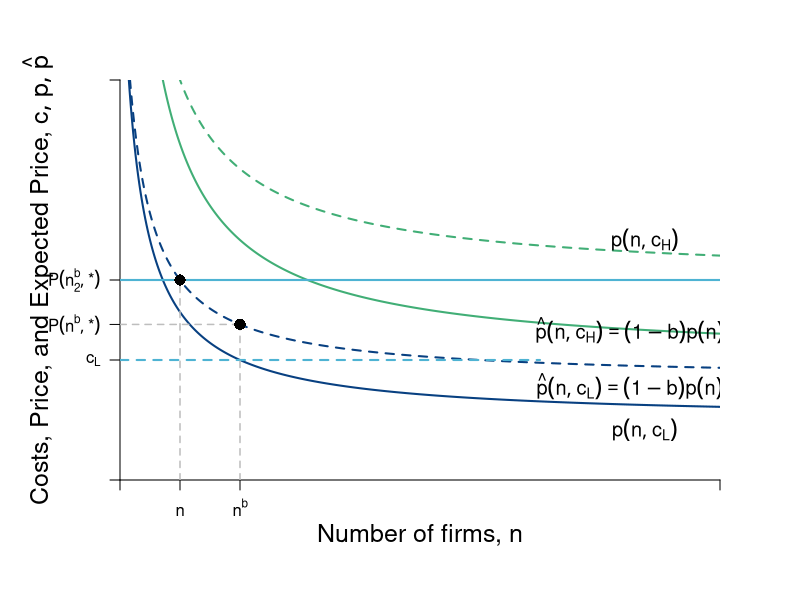

Generate this figure with R:
# TO DO
# Troubleshoot points not showing up ---> Have infinite value nested
# Troubleshoot points label ---> equal infinity
# For labeling, reference LRn_Dec_BTE.R

require(shape)
pdf(file = "competitionmarkets/LRn_Dec_Costs.pdf", width = 9, height = 7)

#Set parameters for graphics
axislabelsize <- 1.5
labelsize <- 1.2
graphlinewidth <- 2
segmentlinewidth <- 1.5

COL <- c("#7fc97f", "#beaed4", "#fdc086", "#ffff99", "#386cb0", "#f0027f", "#bf5b17", "#666666")
COLA <- c("#e0f3db", "#99d8c9","#66c2a4","#41ae76", "#238b45", "#005824")
COLB <- c("#c6dbef", "#4eb3d3", "#2b8cbe", "#0868ac","#084081")
COLC <- c("#fcfbfd", "#efedf5", "#dadaeb", "#bcbddc", "#9e9ac8", "#807dba", "#6a51a3", "#54278f", "#3f007d")

par(mar =  c(6, 6, 4, 4))

# Levels for the barriers to entry specified here
barriers <- c(0.2, 0.5, 0.71)
# Cost Levels
costs <- c(6, 10)

# ----
# Functions
Profit <- function(n, pbar = 60, c = costs[2], beta = 0.5) {
  (pbar - c)^2 / (((n + 1)^2)*beta)
}

totaln <- function(pi, pbar = 60, c = costs[2], beta = 0.5){
  (pbar - c)/(sqrt(pi*beta)) - 1
}

cournotPrice <- function(n, pbar = 60, c = costs[2]) {
  c + (1/(n+1))*(pbar - c)
}

# Barriers to entry
bte <- function(n, b = 0) {
  cournotPrice(n)*(1-b)
}

# Hack function that gets around nested function scope error 
bte_unnested <- function(n, pbar = 60, c, b = 0){
  (c + (1/(n+1))*(pbar - c))*(1 - b)
}

nstar <- function(b, pbar = 60, c = costs[2]){
  (pbar*(1 - b) - c) / (b*c)
}

# ---- 
xlims <- c(0, 40) 
ylims <- c(0, 20)

plot(0, 0, xlim = xlims, ylim = ylims, type = "n",
     xlab = expression(paste("")),
     ylab = expression(paste("")), 
     xaxt = "n", 
     yaxt = "n", 
     cex.lab = axislabelsize, 
     bty = "n",
     xaxs="i", 
     yaxs="i")

ticksy <- c(0, 
            costs[1], 
            bte(n = nstar(b = barriers[2], c = costs[1]), b = barriers[2]), 
            NA, # costs[2],
            bte_unnested(n = nstar(b = barriers[2], c = costs[2]), b = barriers[2], c = costs[2]),
            ylims[2]
            )
# Asterisk need to be fixed
ylabels <- c(NA, 
             expression(paste(c[L])), 
             expression(paste(P(n**b, "*"))), 
             expression(paste(c[H])), 
             expression(paste(P(n[2]**b, "*"))),
             NA) 

ticksx <- c(0, 
            nstar(b = barriers[2]), 
            nstar(b = barriers[2], c = costs[1]), 
            nstar(b = 0), # = Inf 
            nstar(b = 0, c = costs[1]), # = Inf
            xlims[2]
            )

xlabels <- c(NA, 
             expression(paste(n)), 
             expression(paste(n**b)),
             NA,
             NA,
             NA)

axis(1, at = ticksx, pos = 0, labels = xlabels)
axis(2, at = ticksy, pos = 0, labels = ylabels, las = 1)

npts <- 500 
xx1 <- seq(xlims[1], xlims[2], length.out = npts)

# Lines for barrier graph
#lines(xx1, bte(n = xx1, b = barriers[3]), col = COLA[3], lty = 2, lwd = segmentlinewidth)
#lines(xx1, bte(n = xx1, b = barriers[2]), col = COLA[3], lty = 2, lwd = segmentlinewidth)

# ----

# BTE --- Cost 1, Barrier = 0
lines(xx1, bte_unnested(n = xx1, c = costs[1], b = 0), col = COLA[4], lty = 1, lwd = graphlinewidth) 
# BTE --- Cost 2, Barrier = 0
lines(xx1, bte(n = xx1, b = 0), col = COLA[4], lty = 2, lwd = graphlinewidth) 
# BTE --- Cost 1, Barrier[2]
lines(xx1, bte_unnested(n = xx1, c = costs[1], b = barriers[2]), col = COLB[5], lty = 1, lwd = graphlinewidth) 
# BTE --- Cost 2, Barrier[2]
lines(xx1, bte(n = xx1, b = barriers[2]), col = COLB[5], lty = 2, lwd = graphlinewidth) 

# ----

#Label axes
mtext(expression(paste("Number of firms, ", n)), side=1, line = 2.5, cex = axislabelsize)
text(-5.5, 0.5*ylims[2], expression(paste("Costs, Price, and Expected Price, ", list(c, p, hat(p)) )), xpd = TRUE, cex = axislabelsize, srt = 90) 


# Label Expressions
# ---- 
# C[H] b = 0, p(n)
text(35, 12, expression(paste(p(n, c[H]))), cex = labelsize)
# C[H] b = 0, \hat{p(n)}
text(34, 7.5, expression(paste(hat(p)(n, c[H]) == (1-b)*p(n) )), cex = labelsize)
# C[L] b = 0, p(n)
text(35, 2.5, expression(paste(p(n, c[L]))), cex = labelsize)
# C[L] b \neq 0, \hat{p(n)}
text(34, 4.7, expression(paste(hat(p)(n, c[L]) == (1-b)*p(n) )), cex = labelsize)
# ---- 
# line for the marginal cost
# C_H
segments(0, 10, xlims[2], 10, 
         lty = 1, col = COLB[2], lwd = graphlinewidth
         )
# C_L
segments(0, costs[1], 28, costs[1], # Cut x_1 segment so it didn't overlap eq. 
         lty = 2, col = COLB[2] , lwd = graphlinewidth
         )

segments(nstar(b = barriers[2]), 0, nstar(b = barriers[2]), bte(n = nstar(b = barriers[2]), b = barriers[2]),
         lty = 2, col = "gray", lwd = segmentlinewidth
         )

segments(nstar(b = barriers[2], c = costs[1]), 0, nstar(b = barriers[2], c = costs[1]), bte(n = nstar(b = barriers[2], c = costs[1]), b = barriers[2]),
         lty = 2, col = "gray", lwd = segmentlinewidth
         )

segments(0, bte(n = nstar(b = barriers[2], c = costs[1]), b = barriers[2]), nstar(b = barriers[2], c = costs[1]), bte(n = nstar(b = barriers[2], c = costs[1]), b = barriers[2]),
         lty = 2, col = "grey", lwd = segmentlinewidth
         )


# ---- 

# Label Points
# This should probably have a loop, but I haven't worked it out. 

# This point does not show up
points(nstar(b = 0, c = costs[1]), bte_unnested(n = nstar(b = 0, c = costs[1]), c = costs[2], b = 0),
       pch = 16, col = "black", cex = 1.5
       )
points(nstar(b = barriers[2], c = costs[1]), bte(n = nstar(b = barriers[2], c = costs[1]), b = barriers[2]), 
       pch = 16, col = "black", cex = 1.5
       )
# And this point below does not show up
points(nstar(b = 0), bte_unnested(n = nstar(b = 0), c = costs[2], b = 0),
       pch = 16, col = "black", cex = 1.5
       )
points(nstar(b = barriers[2]), bte(n = nstar(b = barriers[2]), b = barriers[2]),
       pch = 16, col = "black", cex = 1.5
       )

# points(nstar(b = barriers[3]), bte(n = nstar(b = barriers[3]), b = barriers[3]), pch = 16, col = "black", cex = 1.5)


dev.off()
